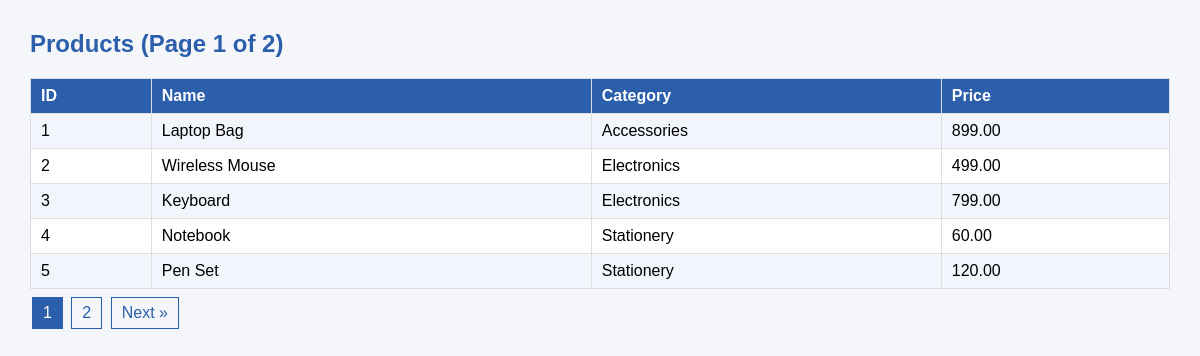
/products_paginated.php, run on the app's committed database.
### tables this page shows
CREATE TABLE products (
    id         INT UNSIGNED AUTO_INCREMENT PRIMARY KEY,
    name       VARCHAR(100)  NOT NULL,
    category   VARCHAR(50)   NOT NULL,
    price      DECIMAL(10,2) NOT NULL,
    image      VARCHAR(255)  NULL,
    created_at TIMESTAMP DEFAULT CURRENT_TIMESTAMP
);

### config.php (called while the page is built, shortened)
<?php
function e($value) {
    return htmlspecialchars((string)$value, ENT_QUOTES, 'UTF-8');
}
?>

### products_paginated.php (the view, shortened to what this page needs)
<?php
require_once 'config.php';
$perPage = 5;
$total   = (int)$pdo->query("SELECT COUNT(*) FROM products")->fetchColumn();
$pages   = max(1, (int)ceil($total / $perPage));
$page    = min(max(1, (int)($_GET['page'] ?? 1)), $pages);
$offset  = ($page - 1) * $perPage;
$stmt = $pdo->prepare("SELECT id, name, category, price FROM products ORDER BY id LIMIT :limit OFFSET :offset");
$stmt->bindValue(':limit',  $perPage, PDO::PARAM_INT);
$stmt->bindValue(':offset', $offset,  PDO::PARAM_INT);
$stmt->execute();
$products = $stmt->fetchAll();
?>
<!DOCTYPE html>
<html><head><meta charset="UTF-8"><title>Products - Pagination</title>
<link rel="stylesheet" href="style.css"></head>
<body>
<h2>Products (Page <?= $page ?> of <?= $pages ?>)</h2>
<table>
    <tr><th>ID</th><th>Name</th><th>Category</th><th>Price</th></tr>
    <?php foreach ($products as $p): ?>
    <tr><td><?= e($p['id']) ?></td><td><?= e($p['name']) ?></td>
        <td><?= e($p['category']) ?></td><td><?= e($p['price']) ?></td></tr>
    <?php endforeach; ?>
</table>
<div class="pagination">
    <?php for ($i = 1; $i <= $pages; $i++): ?>
        <?php if ($i == $page): ?><span class="active"><?= $i ?></span>
        <?php else: ?><a href="?page=<?= $i ?>"><?= $i ?></a><?php endif; ?>
    <?php endfor; ?>
    <?php if ($page < $pages): ?><a href="?page=<?= $page + 1 ?>">Next &raquo;</a><?php endif; ?>
</div>
</body></html>

### style.css (style rules this page uses)
body { font-family: Arial, sans-serif; margin: 30px; background: #f4f6f9; }
h2 { color: #2b5fab; }
table { border-collapse: collapse; width: 100%; background: #fff; }
th, td { border: 1px solid #ddd; padding: 8px 10px; text-align: left; }
th { background: #2b5fab; color: #fff; }
tr:nth-child(even) { background: #f2f6fc; }
.pagination a, .pagination span { display: inline-block; padding: 6px 10px; margin: 8px 2px; border: 1px solid #2b5fab; text-decoration: none; color: #2b5fab; }
.pagination .active { background: #2b5fab; color: #fff; }

### data on the page
products: id "1", name "Laptop Bag", category "Accessories", price "899.00"
products: id "2", name "Wireless Mouse", category "Electronics", price "499.00"
products: id "3", name "Keyboard", category "Electronics", price "799.00"
products: id "4", name "Notebook", category "Stationery", price "60.00"
products: id "5", name "Pen Set", category "Stationery", price "120.00"

### other printed values
$page "1"
$pages "2"
